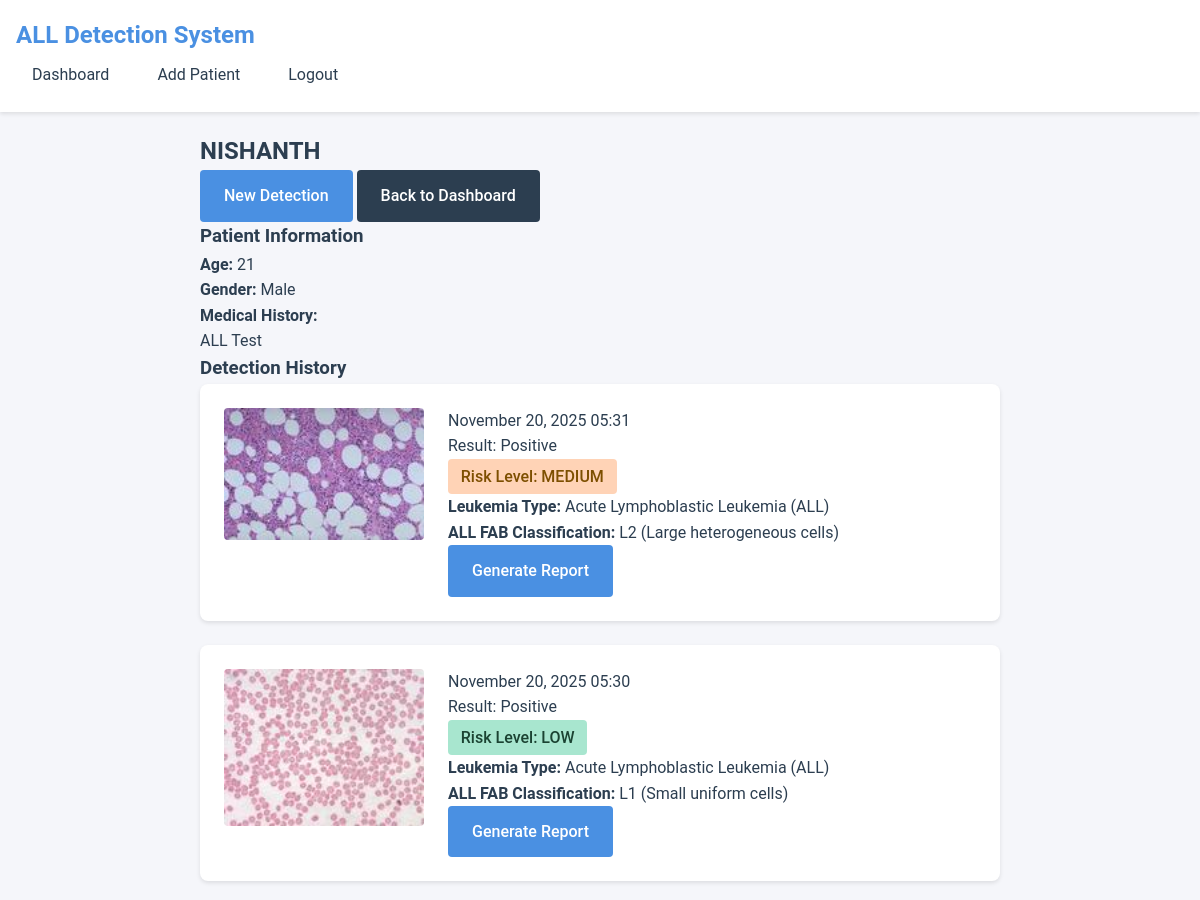
/patient/7/ (signed in, upper part), run on an earlier commit of the app's database.
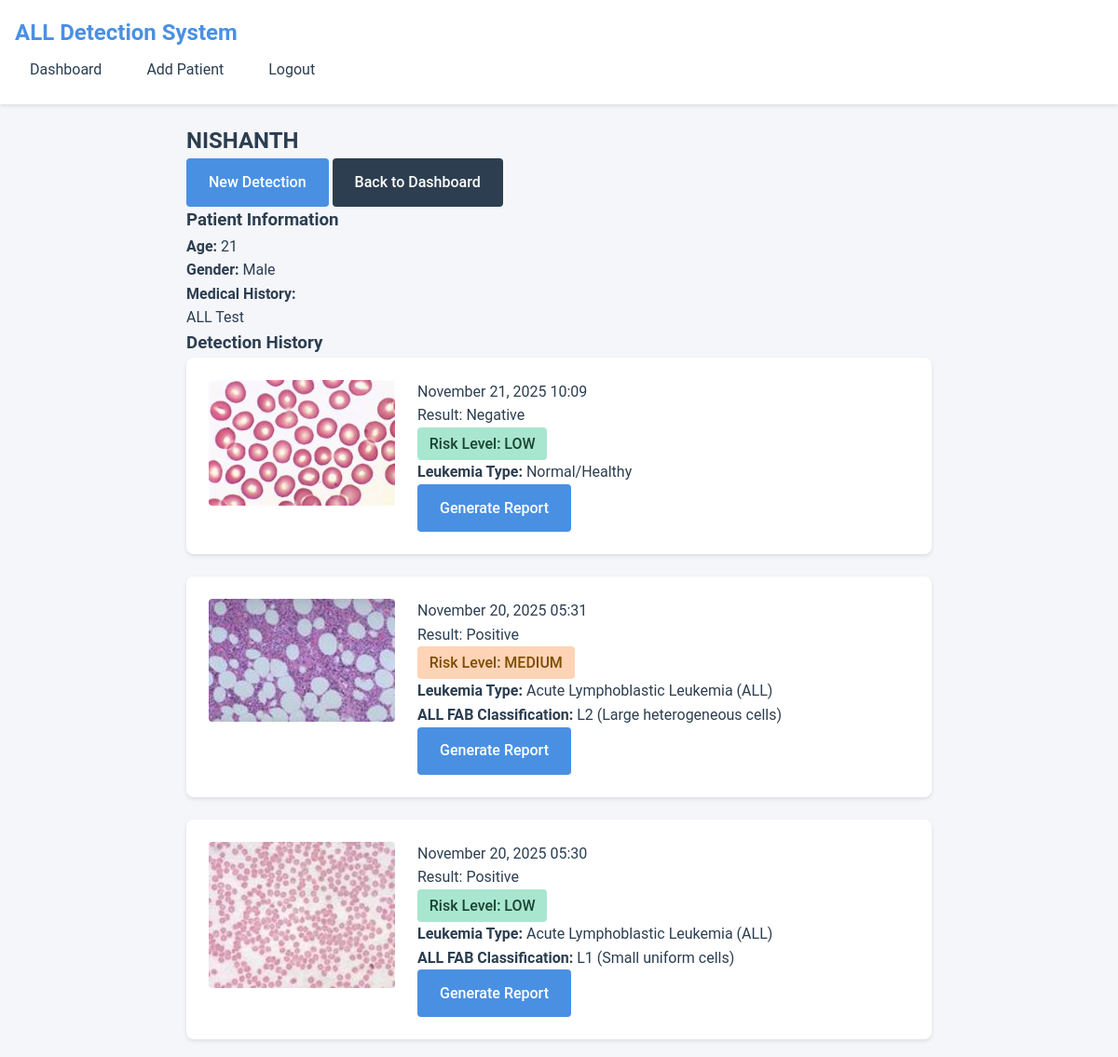
And on a later commit of the database.
### detection_app/models.py (models this page shows, shortened)
class Patient(models.Model):
    user = models.ForeignKey(User, on_delete=models.CASCADE)
    name = models.CharField(max_length=100)
    age = models.IntegerField()
    gender = models.CharField(max_length=10, choices=[
        ('M', 'Male'),
        ('F', 'Female'),
        ('O', 'Other')
    ])
    medical_history = models.TextField(blank=True)
    created_at = models.DateTimeField(default=timezone.now)
    wbc_count = models.FloatField(null=True, blank=True, help_text="White blood cell count (K/µL)")
    blast_percentage = models.FloatField(null=True, blank=True, help_text="Blast percentage (%)")
    hemoglobin = models.FloatField(null=True, blank=True, help_text="Hemoglobin (g/dL)")
    platelets = models.FloatField(null=True, blank=True, help_text="Platelet count (K/µL)")
    cytogenetics = models.CharField(max_length=100, blank=True, help_text="Cytogenetic risk (e.g., t(9;22), normal, etc.)")
    risk_category = models.CharField(max_length=20, choices=[
        ('STANDARD', 'Standard Risk'),
        ('HIGH', 'High Risk'),
        ('UNKNOWN', 'Unknown')
    ], default='UNKNOWN', blank=True)

class DetectionResult(models.Model):
    LEUKEMIA_TYPES = [
        ('ALL', 'Acute Lymphoblastic Leukemia'),
        ('AML', 'Acute Myeloid Leukemia'),
        ('CLL', 'Chronic Lymphocytic Leukemia'),
        ('CML', 'Chronic Myeloid Leukemia'),
        ('NORMAL', 'Normal/Healthy')
    ]
    ALL_FAB_CHOICES = [
        ('L1', 'L1 - Small uniform cells'),
        ('L2', 'L2 - Large heterogeneous cells'),
        ('L3', 'L3 - Large, heavily vacuolated cells (Burkitt-like)'),
    ]
    AML_FAB_CHOICES = [
        ('M0', 'M0 - Undifferentiated AML'),
        ('M1', 'M1 - AML with minimal differentiation'),
        ('M2', 'M2 - AML with differentiation'),
        ('M3', 'M3 - Acute Promyelocytic Leukemia (APL)'),
        ('M4', 'M4 - Acute Myelomonocytic Leukemia'),
        ('M5', 'M5 - Acute Monocytic Leukemia'),
        ('M6', 'M6 - Acute Erythroid Leukemia'),
        ('M7', 'M7 - Acute Megakaryocytic Leukemia'),
    ]
    patient = models.ForeignKey(Patient, on_delete=models.CASCADE, related_name='detections')
    image = models.ImageField(upload_to='smear_images/')
    detection_result = models.CharField(max_length=50)
    risk_level = models.CharField(max_length=20, choices=[
        ('LOW', 'Low'),
        ('MEDIUM', 'Medium'),
        ('HIGH', 'High')
    ])
    date_detected = models.DateTimeField(default=timezone.now)
    report_generated = models.BooleanField(default=False)
    report_file = models.FileField(upload_to='reports/', null=True, blank=True)
    leukemia_type = models.CharField(max_length=20, choices=LEUKEMIA_TYPES, null=True, blank=True,
                                      help_text="Detected leukemia type (ALL, AML, CLL, CML, or Normal)")
    all_fab_classification = models.CharField(max_length=10, choices=ALL_FAB_CHOICES, null=True, blank=True,
                                              help_text="FAB classification for ALL (L1, L2, L3)")
    aml_fab_classification = models.CharField(max_length=10, choices=AML_FAB_CHOICES, null=True, blank=True,
                                              help_text="FAB classification for AML (M0-M7)")
    fab_confidence = models.FloatField(null=True, blank=True, help_text="Confidence score for FAB classification (0-1)")
    cell_count = models.IntegerField(null=True, blank=True, help_text="Number of detected cells")
    cell_density = models.FloatField(null=True, blank=True, help_text="Cell density (cells per million pixels)")
    cell_statistics = models.JSONField(null=True, blank=True, help_text="Cell area, intensity, circularity statistics")
    annotated_image = models.ImageField(upload_to='annotated_images/', null=True, blank=True, help_text="Image with detection boxes")
    detection_masks = models.JSONField(null=True, blank=True, help_text="Cell segmentation masks")
    class Meta:
        ordering = ['-date_detected']

### detection_app/views.py (the view)
# urls.py: path('patient/<int:pk>/', views.patient_detail, name='patient_detail'),
@login_required
def patient_detail(request, pk):
    patient = get_object_or_404(Patient, pk=pk, user=request.user)
    detections = patient.detections.all()
    return render(request, 'detection_app/patient_detail.html', {
        'patient': patient,
        'detections': detections
    })

### templates/detection_app/patient_detail.html (shortened to what this page needs)
{% extends 'base.html' %}
{% load custom_filters %}
{% block content %}
<div class="container">
    <div class="patient-detail-container">
        <div class="patient-header">
            <h2>{{ patient.name }}</h2>
            <div class="patient-actions">
                <a href="{% url 'detect_leukemia' patient.id %}" class="btn btn-primary">New Detection</a>
                <a href="{% url 'dashboard' %}" class="btn btn-secondary">Back to Dashboard</a>
            </div>
        </div>
        <div class="patient-info">
            <div class="info-card">
                <h3>Patient Information</h3>
                <p><strong>Age:</strong> {{ patient.age }}</p>
                <p><strong>Gender:</strong> {{ patient.get_gender_display }}</p>
                <p><strong>Medical History:</strong></p>
                <p class="medical-history">{{ patient.medical_history|linebreaks }}</p>
            </div>
        </div>
        <div class="detection-history">
            <h3>Detection History</h3>
            {% if detections %}
                <div class="detection-list">
                    {% for detection in detections %}
                        <div class="detection-card">
                            <div class="detection-image">
                                <img src="{{ detection.image.url }}" alt="Blood Smear Image">
                            </div>
                            <div class="detection-info">
                                <p class="detection-date">{{ detection.date_detected|date:"F d, Y H:i" }}</p>
                                <p class="detection-result {{ detection.detection_result|lower }}">
                                    Result: {{ detection.detection_result }}
                                </p>
                                <p class="risk-level {{ detection.risk_level|lower }}">
                                    Risk Level: {{ detection.risk_level }}
                                </p>
                                {% if detection.leukemia_type %}
                                    <p class="fab-classification">
                                        <strong>Leukemia Type:</strong>
                                        {% if detection.leukemia_type == 'ALL' %}
                                            Acute Lymphoblastic Leukemia (ALL)
                                        {% elif detection.leukemia_type == 'AML' %}
                                            Acute Myeloid Leukemia (AML)
                                        {% elif detection.leukemia_type == 'CLL' %}
                                            Chronic Lymphocytic Leukemia (CLL)
                                        {% elif detection.leukemia_type == 'CML' %}
                                            Chronic Myeloid Leukemia (CML)
                                        {% elif detection.leukemia_type == 'NORMAL' %}
                                            Normal/Healthy
                                        {% else %}
                                            {{ detection.leukemia_type }}
                                        {% endif %}
                                    </p>
                                {% endif %}
                                {% if detection.all_fab_classification %}
                                    <p class="fab-subtype">
                                        <strong>ALL FAB Classification:</strong> {{ detection.all_fab_classification }}
                                        {% if detection.all_fab_classification == 'L1' %}
                                            (Small uniform cells)
                                        {% elif detection.all_fab_classification == 'L2' %}
                                            (Large heterogeneous cells)
                                        {% elif detection.all_fab_classification == 'L3' %}
                                            (Large, heavily vacuolated cells - Burkitt-like)
                                        {% endif %}
                                    </p>
                                {% endif %}
                                {% if detection.report_generated %}
                                    <a href="{% url 'download_report' detection.id %}" class="btn btn-success btn-sm">
                                        Download Report
                                    </a>
                                {% else %}
                                    <a href="{% url 'generate_report' detection.id %}" class="btn btn-primary btn-sm">
                                        Generate Report
                                    </a>
                                {% endif %}
                            </div>
                        </div>
                    {% endfor %}
                </div>
            {% else %}
                <p class="no-detections">No detections performed yet.</p>
            {% endif %}
        </div>
    </div>
</div>
{% endblock %}

### templates/base.html (shortened to what this page needs)
{% load static %}
<!DOCTYPE html>
<html lang="en">
<head>
    <link rel="stylesheet" href="https://cdnjs.cloudflare.com/ajax/libs/font-awesome/5.15.4/css/all.min.css">
    <link rel="stylesheet" href="{% static 'css/style.css' %}"
</head>
<body>
    <nav class="navbar">
        <div class="navbar-brand">
            <a href="{% url 'home' %}">ALL Detection System</a>
        </div>
        <div class="navbar-menu">
            {% if user.is_authenticated %}
                <a href="{% url 'dashboard' %}">Dashboard</a>
                <a href="{% url 'add_patient' %}">Add Patient</a>
                <a href="{% url 'logout' %}">Logout</a>
            {% else %}
                <a href="{% url 'login' %}">Login</a>
                <a href="{% url 'signup' %}">Sign Up</a>
            {% endif %}
        </div>
    </nav>
    <main>
        {% block content %}
        {% endblock %}
    </main>
</body>
</html>

### static/css/style.css (style rules this page uses)
:root { --primary-color: #4a90e2; --secondary-color: #2c3e50; --success-color: #27ae60; --danger-color: #e74c3c; --warning-color: #f39c12; --text-color: #2c3e50; --background-color: #f5f6fa; --card-background: #ffffff; }
* { margin: 0; padding: 0; box-sizing: border-box; }
body { font-family: 'Roboto', sans-serif; line-height: 1.6; color: var(--text-color); background-color: var(--background-color); }
.container { max-width: 1200px; margin: 0 auto; padding: 20px; }
.navbar { background-color: var(--card-background); padding: 1rem; box-shadow: 0 2px 4px rgba(0, 0, 0, 0.1); position: sticky; top: 0; z-index: 100; }
.navbar-brand a { font-size: 1.5rem; color: var(--primary-color); text-decoration: none; font-weight: bold; }
.navbar-menu { display: flex; gap: 1rem; }
.navbar-menu a { color: var(--text-color); text-decoration: none; padding: 0.5rem 1rem; border-radius: 4px; transition: background-color 0.3s; }
.btn { display: inline-block; padding: 0.8rem 1.5rem; border-radius: 4px; text-decoration: none; font-weight: 500; cursor: pointer; transition: transform 0.3s, box-shadow 0.3s; }
.btn-primary { background-color: var(--primary-color); color: white; border: none; }
.btn-secondary { background-color: var(--secondary-color); color: white; border: none; }
.patient-detail-container { max-width: 800px; margin: 0 auto; }
.detection-card { display: grid; grid-template-columns: 200px 1fr; gap: 1.5rem; background-color: var(--card-background); padding: 1.5rem; border-radius: 8px; margin-bottom: 1.5rem; box-shadow: 0 2px 4px rgba(0, 0, 0, 0.1); }
.detection-image img { width: 100%; border-radius: 4px; }
.risk-level { display: inline-block; padding: 0.3rem 0.8rem; border-radius: 4px; font-weight: 500; }
.risk-level.low { background-color: #a8e6cf; color: #1b4332; }
.risk-level.medium { background-color: #ffd3b6; color: #7d4f00; }
.feature-card, .detection-card, .card { animation: fadeIn 0.5s ease-out; }

What changed in the data, as far as the page shows it:
added DetectionResult: image (picture), date_detected "November 21, 2025 10:09", detection_result "Negative", risk_level "LOW", shows "Leukemia Type:", leukemia_type "Normal/Healthy", report_generated "Generate Report"
